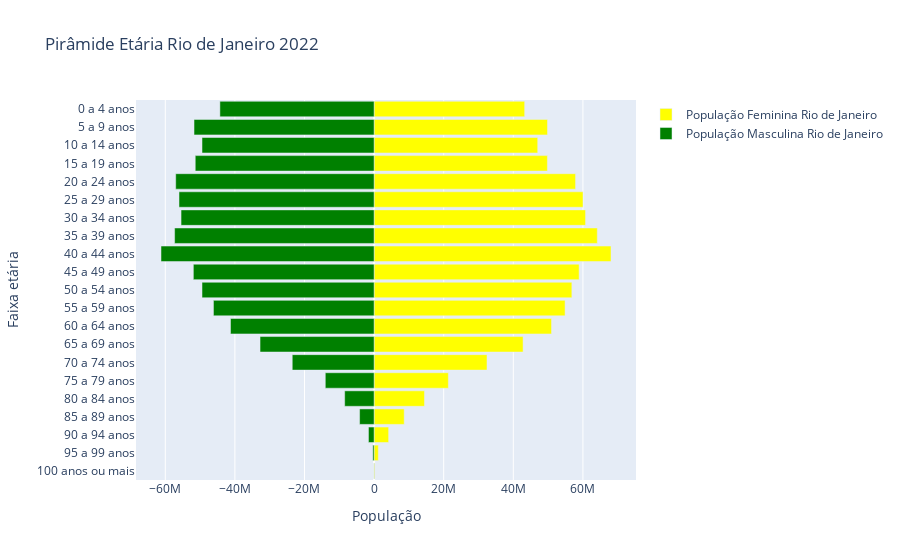

Here is the notebook cell this chart was saved with:
### Code cell
idades_rio = dados_cit1_r["Grupo de idade"]
pop_feminina_rio = dados_cit1_r["popfem_rio"]
pop_masculina_rio = dados_cit1_r["popmasc_rio"]

## criando o grafico interativo
fig_rio = go.Figure()
#adic barras 
fig_rio.add_trace(go.Bar(
    y = idades,
    x = pop_feminina_rio,
    name = 'População Feminina Rio de Janeiro',
    orientation = 'h',
    marker = dict(color= 'yellow')
))
fig_rio.add_trace(go.Bar(
    y = idades,
    x = pop_masculina_rio,
    name = 'População Masculina Rio de Janeiro',
    orientation = 'h',
    marker = dict(color= 'green')
))
fig_rio.update_layout(
    title='Pirâmide Etária Rio de Janeiro 2022',
    xaxis_title='População',
    yaxis_title='Faixa etária',
    barmode='relative',
    bargap=0.1,  # Espaçamento entre barras
    bargroupgap=0.05  # Espaçamento entre grupos de barras
)

### Figure 1 — Plotly figure (JSON) as saved in the notebook; plotly's stock layout.template omitted (floating-point values rounded to 4 significant figures)
{"data": [{"marker": {"color": "yellow"}, "name": "População Feminina Rio de Janeiro", "orientation": "h", "type": "bar", "x": [222500, 1214200, 4178900, 8652100, 14478300, 21342600, 32442000, 42808700, 50985100, 54876900, 56826400, 58905700, 68072800, 64132800, 60763000, 60036700, 57893400, 49803900, 47016900, 49829500, 43267500], "y": ["100 anos ou mais", "95 a 99 anos", "90 a 94 anos", "85 a 89 anos", "80 a 84 anos", "75 a 79 anos", "70 a 74 anos", "65 a 69 anos", "60 a 64 anos", "55 a 59 anos", "50 a 54 anos", "45 a 49 anos", "40 a 44 anos", "35 a 39 anos", "30 a 34 anos", "25 a 29 anos", "20 a 24 anos", "15 a 19 anos", "10 a 14 anos", "5 a 9 anos", "0 a 4 anos"]}, {"marker": {"color": "green"}, "name": "População Masculina Rio de Janeiro", "orientation": "h", "type": "bar", "x": [-48700, -365800, -1619600, -4169200, -8459300, -14023000, -23521200, -32773000, -41258700, -46160600, -49448600, -51936500, -61231300, -57323600, -55470200, -56055900, -57007700, -51393900, -49446700, -51744600, -44309400], "y": ["100 anos ou mais", "95 a 99 anos", "90 a 94 anos", "85 a 89 anos", "80 a 84 anos", "75 a 79 anos", "70 a 74 anos", "65 a 69 anos", "60 a 64 anos", "55 a 59 anos", "50 a 54 anos", "45 a 49 anos", "40 a 44 anos", "35 a 39 anos", "30 a 34 anos", "25 a 29 anos", "20 a 24 anos", "15 a 19 anos", "10 a 14 anos", "5 a 9 anos", "0 a 4 anos"]}], "layout": {"bargap": 0.1, "bargroupgap": 0.05, "barmode": "relative", "title": {"text": "Pirâmide Etária Rio de Janeiro 2022"}, "xaxis": {"title": {"text": "População"}}, "yaxis": {"title": {"text": "Faixa etária"}}}}
